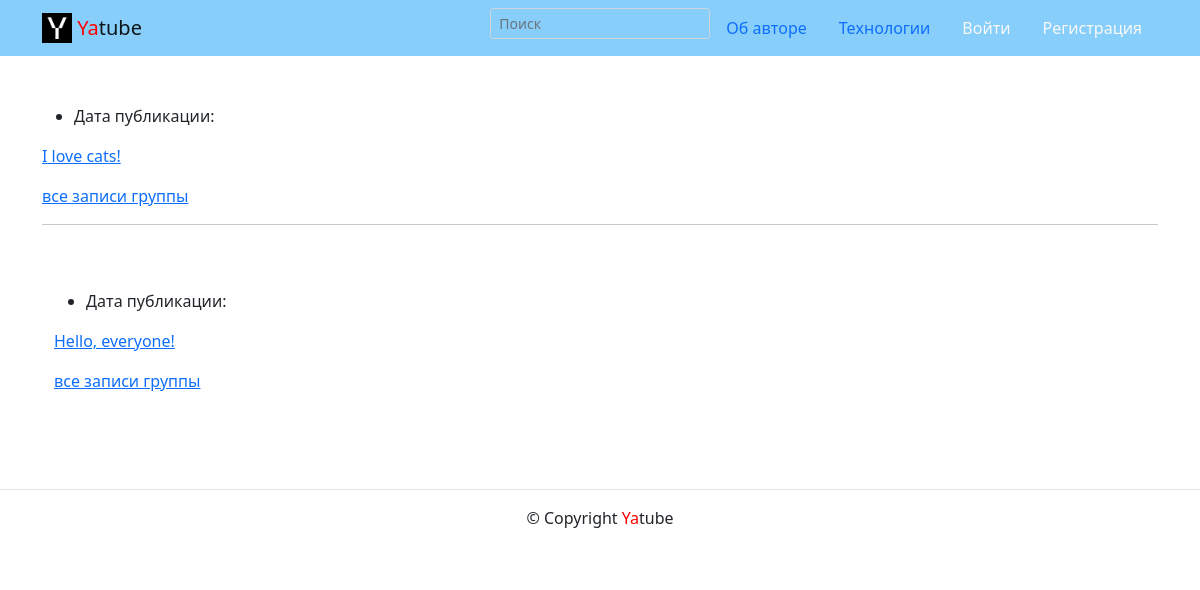
Page /author/1/ on the earlier database version.
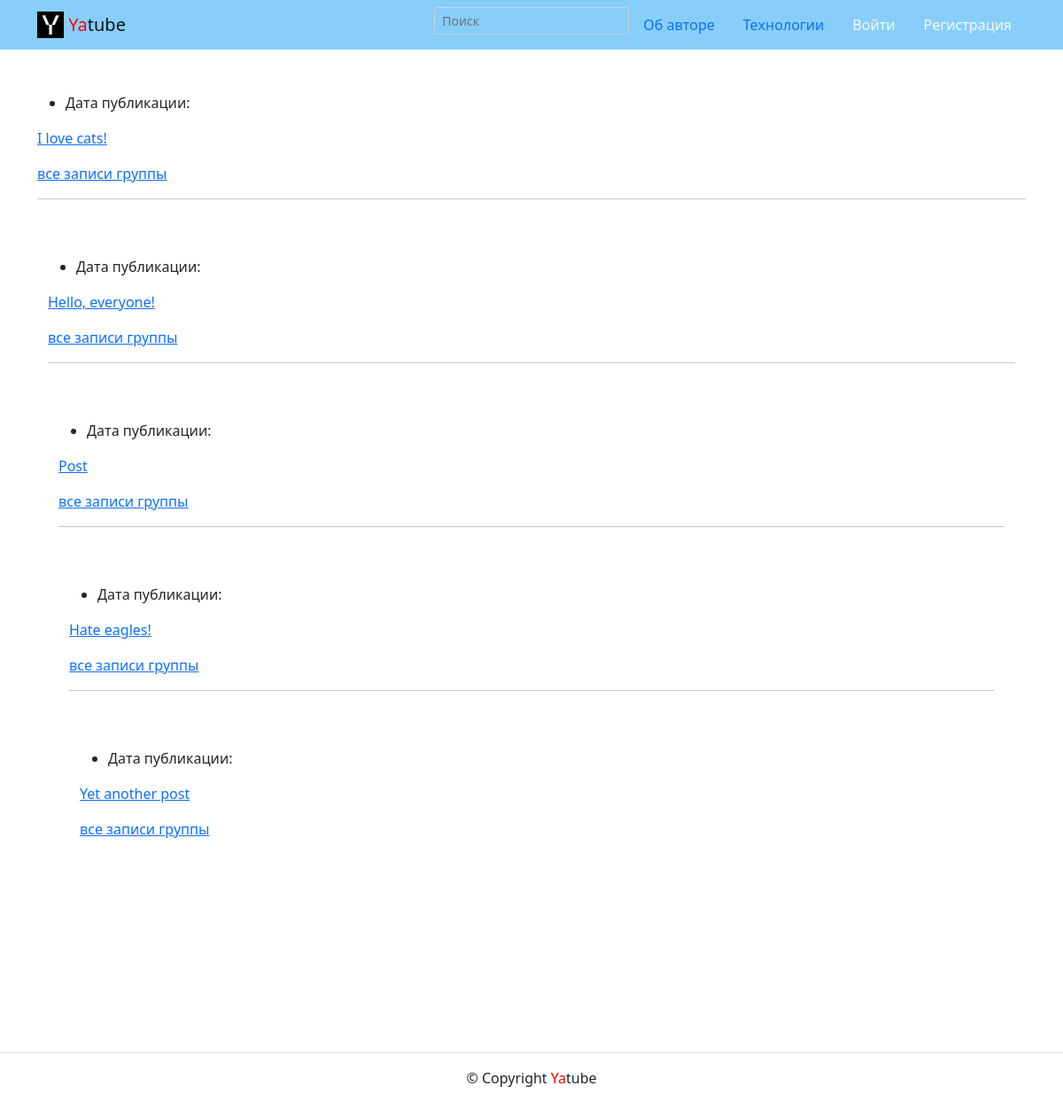
Same page on the later database version.
### posts/models.py (models this page shows, shortened)
class Post(CreatedModel):
    text = models.TextField(verbose_name='Текст поста', help_text='Введите текст поста')  # max_length=int
    author = models.ForeignKey(User, on_delete=models.CASCADE, related_name='posts')
    group = models.ForeignKey(Group, on_delete=models.CASCADE, blank=True, null=True)
    image = models.ImageField(verbose_name='Изображение', upload_to='posts/', blank=True)

### posts/views.py (the view)
# urls.py: path('author/<int:author_id>/', views.author_posts, name='author_posts'),
def author_posts(request, author_id):
    template = 'posts/author_posts.html'
    posts = Post.objects.filter(author_id=author_id)
    context = {
        'posts': posts,
    }
    return render(request, template, context)

### templates/posts/author_posts.html
{% extends "base.html" %}
{% block content %}
{% for post in posts %}
<div class="container py-5">
  <article>
    <ul>
      <li>
        Дата публикации: {{ post.pub_date|date:"d E Y" }}
      </li>
    </ul>
      <a href="{% url 'posts:post_detail' post.pk %}">
    <p>{{ post.text }}</p>
      </a>
    {% if post.group %}
    <a href="{% url 'posts:group_list' post.group.slug %}">все записи группы</a>
    {% endif %}
    {% if not forloop.last %}
    <hr>{% endif %}
{% endfor %}
{% endblock content %}

Differences in the rows shown:
added Post: text "Post", shows "все записи группы"
added Post: text "Hate eagles!", shows "все записи группы"
added Post: text "Yet another post", shows "все записи группы"
